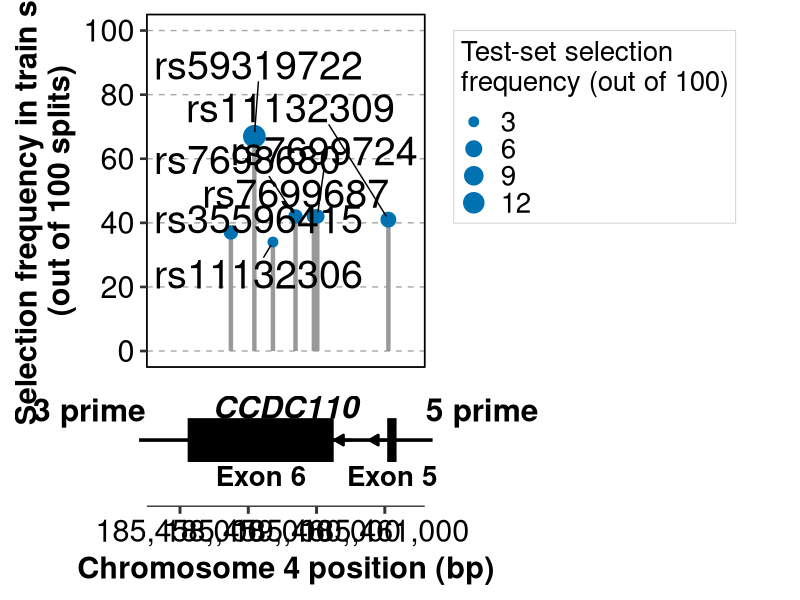
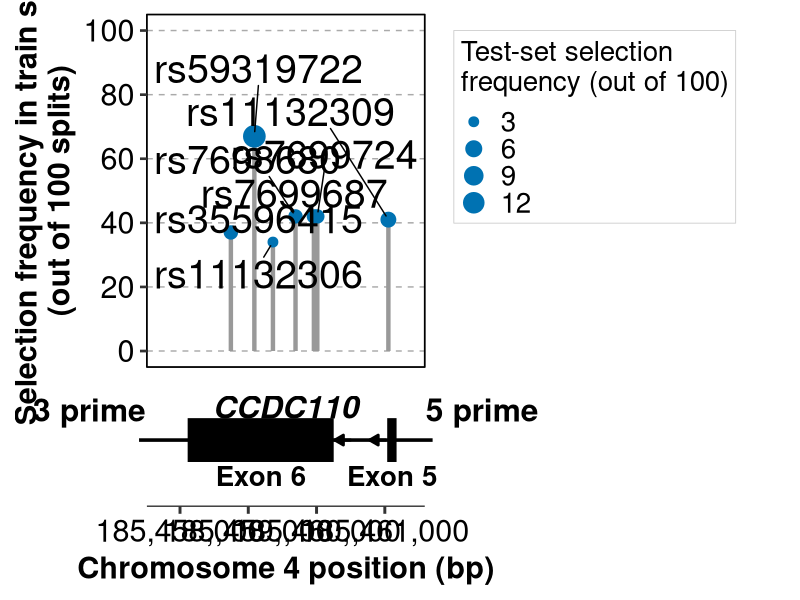
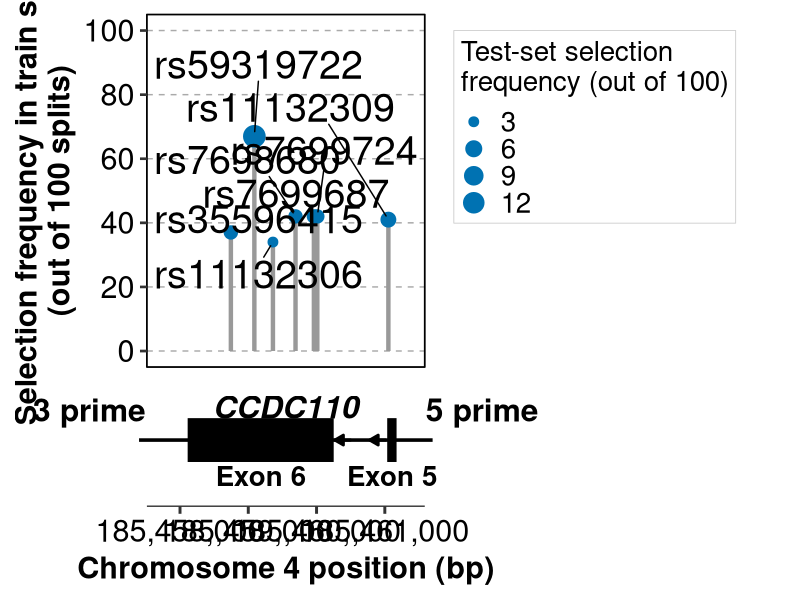

The R source for these figures, in order:
#!/usr/bin/Rscript
## Copyright Divya Sahu, 2026
## ============================================================
## Figure 2d: Bootstrap lollipop plot + CCDC110 gene structure
## CCDC110 germline haplotype manuscript
## Input:  Source_Data_Fig2d.xlsx (Source Data Fig. 2d)
## Output: Fig2d.tiff, Fig2d.pdf
## R version: 4.5.2
## Key packages: ggplot2, patchwork, ggrepel, scales, readxl, dplyr, stringr
## ============================================================

## ---- Load libraries -----------------------------------------------------
suppressPackageStartupMessages({
  library(dplyr)
  library(stringr)
  library(ggplot2)
  library(patchwork)
  library(ggrepel)
  library(scales)
  library(grid)
  library(readxl)
})

## ---- Read source data ---------------------------------------------------
stab     <- read_excel("Source_Data_Fig2d.xlsx", sheet = "Fig 2d Lollipop")
exons_df <- read_excel("Source_Data_Fig2d.xlsx", sheet = "Fig 2d Gene structure")

## Ensure SNP factor order matches genomic position
stab <- stab %>%
  arrange(pos) %>%
  mutate(SNP = factor(SNP, levels = SNP))

## ---- Shared x-axis limits (genomic window around CCDC110 locus) ---------
x_min <- 185457700
x_max <- 185461400

## ---- Filter exons visible within plotting window ------------------------
exons_vis <- exons_df %>%
  filter(exon_end >= x_min - 500, exon_start <= x_max + 500)

## ---- Label nudges for non-overlapping rsID placement --------------------
label_df <- stab %>%
  mutate(
    nudge_x = case_when(
      rsid == "rs35596415" ~ -420,
      rsid == "rs59319722" ~    0,
      rsid == "rs11132306" ~ -380,
      rsid == "rs7698680"  ~  360,
      rsid == "rs7699687"  ~ -380,
      rsid == "rs7699724"  ~  420,
      rsid == "rs11132309" ~ -420,
      TRUE ~ 0
    ),
    nudge_y = case_when(
      rsid == "rs35596415" ~  10,
      rsid == "rs59319722" ~  12,
      rsid == "rs11132306" ~ -10,
      rsid == "rs7698680"  ~  12,
      rsid == "rs7699687"  ~   9,
      rsid == "rs7699724"  ~  14,
      rsid == "rs11132309" ~   9,
      TRUE ~ 8
    )
  )

## ---- Panel A: Lollipop plot ---------------------------------------------
## Y-axis: training set selection frequency (out of 100 bootstrap splits)
## Point size: test set selection frequency
gg_lollipop <- ggplot(stab, aes(x = pos, y = freq_train)) +

  ## Lollipop stems
  geom_segment(aes(xend = pos, yend = 0),
               colour = "grey60", linewidth = 1.5, alpha = 1) +

  ## Lollipop heads (size encodes test-set frequency)
  geom_point(aes(size = freq_test),
             colour = "#0072B2", alpha = 1) +

  ## rsID labels with leader lines (ggrepel avoids overlap)
  geom_text_repel(
    data = label_df,
    aes(x = pos, y = freq_train, label = rsid),
    nudge_x = label_df$nudge_x,
    nudge_y = label_df$nudge_y,
    size = 10,
    family = "Helvetica",
    fontface = "plain",
    box.padding = 0.35,
    point.padding = 0.25,
    min.segment.length = 0,
    segment.color = "black",
    segment.size = 0.5,
    max.overlaps = Inf
  ) +

  scale_size_continuous(
    name  = "Test-set selection\nfrequency (out of 100)",
    range = c(3, 7)
  ) +
  scale_y_continuous(
    "Selection frequency in train sets\n(out of 100 splits)",
    limits = c(0, 100), breaks = seq(0, 100, 20)
  ) +
  coord_cartesian(xlim = c(x_min, x_max), clip = "off") +
  theme_bw(base_size = 20, base_family = "Helvetica") +
  theme(
    axis.title.x         = element_blank(),
    axis.text.x          = element_blank(),
    axis.ticks.x         = element_blank(),
    axis.title.y         = element_text(size = 22, face = "bold"),
    axis.text.y          = element_text(size = 22, colour = "black"),
    legend.position      = "right",
    legend.justification = c(0, 0.9),
    legend.box.margin    = margin(0, 0, 0, 2),
    legend.margin        = margin(5, 5, 5, 5),
    legend.background    = element_rect(fill = "white", colour = "grey80", linewidth = 0.3),
    legend.title         = element_text(size = 20),
    legend.text          = element_text(size = 20),
    panel.grid.minor     = element_blank(),
    panel.grid.major.x   = element_blank(),
    panel.grid.major.y   = element_line(colour = "#AAAAAA", linewidth = 0.5, linetype = "dashed"),
    panel.border         = element_rect(colour = "black", fill = NA, linewidth = 0.6),
    plot.margin          = margin(5, 40, 0, 5)
  )

## ---- Panel B: CCDC110 gene structure ------------------------------------
## Intron line spanning the locus
gene_line <- data.frame(x = x_min - 300, xend = x_max + 300, y = 0.5)

## Intron segments (gaps between exons) for directional arrows
intron_segs <- data.frame(
  start = c(x_min,     185460238, 185461159),
  end   = c(185458125, 185461048, x_max)
)

## Place leftward arrows along introns (CCDC110 is on minus strand)
arrow_pos <- do.call(rbind, lapply(1:nrow(intron_segs), function(i) {
  s <- intron_segs$start[i] + 150
  e <- intron_segs$end[i] - 150
  if (e - s < 200) return(NULL)
  n <- max(2, round((e - s) / 400))
  data.frame(x = seq(s, e, length.out = n))
}))

gg_gene <- ggplot() +

  ## Intron line
  geom_segment(data = gene_line,
               aes(x = x, xend = xend, y = y, yend = y),
               colour = "black", linewidth = 1.2) +

  ## Leftward arrows indicating minus-strand transcription direction
  geom_segment(data = arrow_pos,
               aes(x = x + 120, xend = x - 120, y = 0.5, yend = 0.5),
               arrow = arrow(length = unit(0.25, "cm"), type = "closed"),
               colour = "black", linewidth = 1.0) +

  ## Exon boxes (filled black)
  geom_rect(data = exons_vis,
            aes(xmin = pmax(exon_start, x_min - 400),
                xmax = pmin(exon_end, x_max + 400),
                ymin = 0.15, ymax = 0.85),
            fill = "black", colour = "black", linewidth = 0.6) +

  ## Exon number labels below boxes
  geom_text(data = exons_vis,
            aes(x = (pmax(exon_start, x_min) + pmin(exon_end, x_max)) / 2,
                y = -0.1, label = paste0("Exon ", exon_num)),
            size = 7, fontface = "bold", colour = "black",
            family = "Helvetica") +

  ## 5-prime label (right side, minus strand)
  annotate("text", x = x_max + 200, y = 1.0, label = "5 prime",
           size = 8, fontface = "bold", hjust = 0, family = "Helvetica") +

  ## 3-prime label (left side, minus strand)
  annotate("text", x = x_min - 200, y = 1.0, label = "3 prime",
           size = 8, fontface = "bold", hjust = 1, family = "Helvetica") +

  ## Gene name centered above
  annotate("text",
           x = (x_min + x_max) / 2, y = 1.05,
           label = "CCDC110", fontface = "bold.italic",
           size = 8, family = "Helvetica") +

  coord_cartesian(xlim = c(x_min, x_max), ylim = c(-0.5, 1.5), clip = "off") +
  scale_x_continuous("Chromosome 4 position (bp)", labels = comma) +
  theme_bw(base_size = 22, base_family = "Helvetica") +
  theme(
    axis.title.x = element_text(size = 22, face = "bold"),
    axis.text.x  = element_text(size = 22, colour = "black"),
    axis.title.y = element_blank(),
    axis.text.y  = element_blank(),
    axis.ticks.y = element_blank(),
    panel.grid   = element_blank(),
    panel.border = element_blank(),
    axis.line.x  = element_line(colour = "black", linewidth = 0.4),
    plot.margin  = margin(0, 5, 5, 5)
  )

## ---- Combine panels with patchwork --------------------------------------
combined <- gg_lollipop / gg_gene +
  plot_layout(heights = c(4, 1.5))

## Display plot
combined

## ---- Save high-resolution outputs ---------------------------------------
ggsave("Fig2d.tiff", plot = combined,
       width = 18, height = 7.5, units = "in",
       dpi = 800, compression = "lzw")

ggsave("Fig2d.pdf", plot = combined,
       width = 14, height = 7.5, units = "in")
